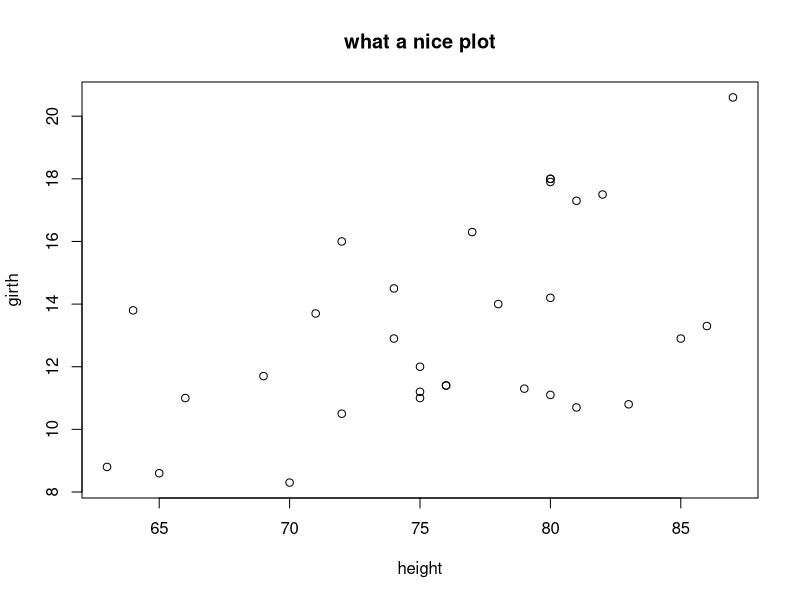

Write the R code that produced this figure.
# ---------------------------------------------------------------
# TEST: using a build in dataset for something more pleasing
# library(help = "datasets")
# ---------------------------------------------------------------

data(trees)
height <- trees$Height
girth <- trees$Girth

pdf("output/my_nice_plot.pdf", width = 7, height = 5)
plot(height, girth, main = "what a nice plot")
dev.off()                                    
